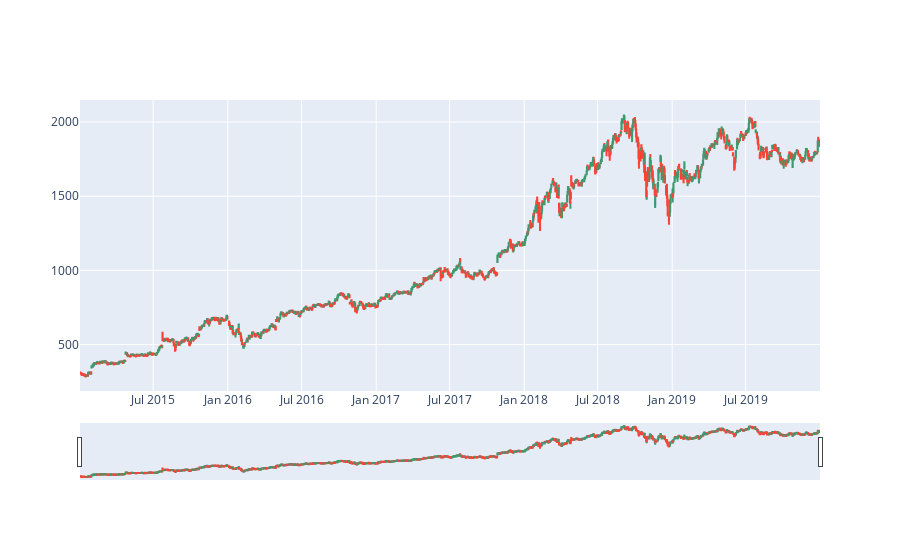

The notebook cell saved with this chart:
### Code cell
amazon_stock_df = pd.read_csv('data/amzn_stock_data.csv')

#amazon_stock_df.head()

chart = candlestick(amazon_stock_df)
chart.show()
chart.write_image('data/amazon_stock_candlestick.jpeg')

### Figure 1 — Plotly figure (JSON) as saved in the notebook; plotly's stock layout.template omitted (floating-point values rounded to 4 significant figures; data arrays with more than 128 entries replaced by an {"elided": "..."} marker saying what was removed)
{"data": [{"close": {"elided": "1258 float values"}, "high": {"elided": "1258 float values"}, "low": {"elided": "1258 float values"}, "open": {"elided": "1258 float values"}, "type": "candlestick", "x": {"elided": "1258 str values"}}], "layout": {}}
